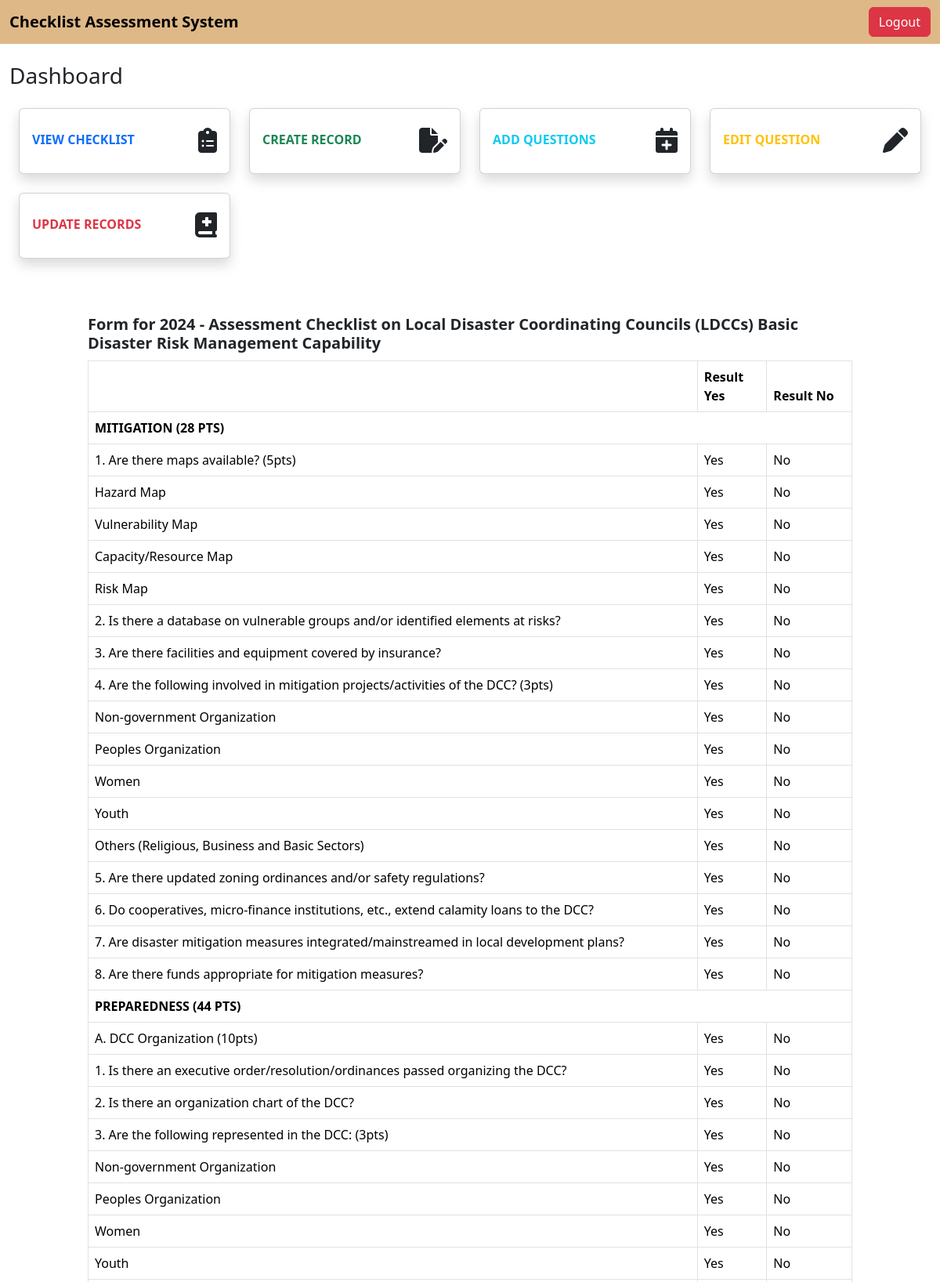
The app's page /records.php (upper part) with its own data.
### tables this page shows
CREATE TABLE `checklist` (
  `checklist_id` int(11) NOT NULL,
  `year` varchar(255) NOT NULL
);

CREATE TABLE `checklist_result` (
  `checklist_id` int(11) NOT NULL,
  `questions_id` int(11) NOT NULL,
  `result_yes` varchar(255) NOT NULL,
  `result_no` varchar(255) NOT NULL
);

CREATE TABLE `questions` (
  `questions_id` int(11) NOT NULL,
  `group` varchar(255) NOT NULL,
  `display_text` varchar(255) NOT NULL,
  `max_points` int(50) NOT NULL
);

### records.php (the view, shortened to what this page needs)
<?php
include 'header.php';
include 'sidebar.php';
$getLatestChecklistIdStmt = $pdo->query('SELECT MAX(checklist_id) AS latest_id FROM checklist');
$latestChecklistId = $getLatestChecklistIdStmt->fetchColumn();
$getYearStmt = $pdo->prepare('SELECT year FROM checklist WHERE checklist_id = :latestChecklistId');
$getYearStmt->bindParam(':latestChecklistId', $latestChecklistId, PDO::PARAM_INT);
if (!$getYearStmt->execute()) {
    $errorInfo = $getYearStmt->errorInfo();
    echo "Error fetching year: {$errorInfo[2]}<br>";
}
$year = $getYearStmt->fetchColumn();
$getYearContentStmt = $pdo->prepare('
    SELECT q.group, q.display_text, q.max_points, cr.checklist_id, cr.questions_id, cr.result_yes, cr.result_no
    FROM checklist c
    JOIN checklist_result cr ON c.checklist_id = cr.checklist_id
    JOIN questions q ON cr.questions_id = q.questions_id
    WHERE c.checklist_id = :latestChecklistId
');
$getYearContentStmt->bindParam(':latestChecklistId', $latestChecklistId, PDO::PARAM_INT);
$getYearContentStmt->execute();
$yearContent = $getYearContentStmt->fetchAll(PDO::FETCH_ASSOC);
?>
<article class="my-article">
    <?php if (!empty($yearContent)) : ?>
        <div>
            <form method="post" action="">
                <br>
                <h5><strong>Form for <?php echo $year; ?></strong></h5>
                <table class="table table-bordered">
                    <thead>
                        <tr>
                            <th></th>
                            <th>Result Yes</th>
                            <th>Result No</th>
                        </tr>
                    </thead>
                    <tbody>
                        <?php
                        $currentGroup = null;
                        foreach ($yearContent as $content) {
                            if ($currentGroup !== $content['group']) {
                                echo '<tr><td colspan="3"><strong>' . htmlspecialchars($content['group']) . '</strong></td></tr>';
                                $currentGroup = $content['group'];
                            }
                        ?>
                            <tr>
                                <td><?php echo htmlspecialchars($content['display_text']); ?></td>
                                <td><?php echo ($content['result_yes'] === '0' || $content['result_yes'] === 'No') ? '' : 'Yes'; ?></td>
                                <td><?php echo ($content['result_no'] === '0' || $content['result_no'] === 'No') ? '' : 'No'; ?></td>
                            </tr>
                        <?php } ?>
                    </tbody>
                </table>
                <br>
            </form>
            <br>
        </div>
    <?php else : ?>
        <p>No data available for the latest checklist.</p>
    <?php endif; ?>
</article>
<?php include 'footer.php'; ?>

### resources/css/style.css (style rules this page uses)
body { background-color: white; }
.my-article { margin-left: 100px; margin-right: 100px; }
table { width: 100%; border-collapse: collapse; margin-top: 10px; }
table, th, td { border: 1px solid #ddd; }
th, td { padding: 8px; text-align: left; }

### resources/css/sidebar.css (style rules this page uses)
body { background-color:white; }

### records on screen
checklist: year "2024 - Assessment Checklist on Local Disaster Coordinating Councils (LDCCs) Basic Disaster Risk Management Capability"
checklist_result: questions.group "MITIGATION (28 PTS)", questions.display_text "1. Are there maps available? (5pts)", result_yes "Yes", result_no "No"
checklist_result: questions.display_text "Hazard Map", result_yes "Yes", result_no "No"
checklist_result: questions.display_text "Vulnerability Map", result_yes "Yes", result_no "No"
checklist_result: questions.display_text "Capacity/Resource Map", result_yes "Yes", result_no "No"
checklist_result: questions.display_text "Risk Map", result_yes "Yes", result_no "No"
checklist_result: questions.display_text "2. Is there a database on vulnerable groups and/or identified elements at risks?", result_yes "Yes", result_no "No"
checklist_result: questions.display_text "3. Are there facilities and equipment covered by insurance?", result_yes "Yes", result_no "No"
checklist_result: questions.display_text "4. Are the following involved in mitigation projects/activities of the DCC? (3pts)", result_yes "Yes", result_no "No"
checklist_result: questions.display_text "Non-government Organization", result_yes "Yes", result_no "No"
checklist_result: questions.display_text "Peoples Organization", result_yes "Yes", result_no "No"
checklist_result: questions.display_text "Women", result_yes "Yes", result_no "No"
checklist_result: questions.display_text "Youth", result_yes "Yes", result_no "No"
checklist_result: questions.display_text "Others (Religious, Business and Basic Sectors)", result_yes "Yes", result_no "No"
checklist_result: questions.display_text "5. Are there updated zoning ordinances and/or safety regulations?", result_yes "Yes", result_no "No"
checklist_result: questions.display_text "6. Do cooperatives, micro-finance institutions, etc., extend calamity loans to the DCC?", result_yes "Yes", result_no "No"
checklist_result: questions.display_text "7. Are disaster mitigation measures integrated/mainstreamed in local development plans?", result_yes "Yes", result_no "No"
checklist_result: questions.display_text "8. Are there funds appropriate for mitigation measures?", result_yes "Yes", result_no "No"
checklist_result: questions.group "PREPAREDNESS (44 PTS)", questions.display_text "A. DCC Organization (10pts)", result_yes "Yes", result_no "No"
checklist_result: questions.display_text "1. Is there an executive order/resolution/ordinances passed organizing the DCC?", result_yes "Yes", result_no "No"
checklist_result: questions.display_text "2. Is there an organization chart of the DCC?", result_yes "Yes", result_no "No"
checklist_result: questions.display_text "3. Are the following represented in the DCC: (3pts)", result_yes "Yes", result_no "No"
checklist_result: questions.display_text "Non-government Organization", result_yes "Yes", result_no "No"
checklist_result: questions.display_text "Peoples Organization", result_yes "Yes", result_no "No"
checklist_result: questions.display_text "Women", result_yes "Yes", result_no "No"
checklist_result: questions.display_text "Youth", result_yes "Yes", result_no "No"
